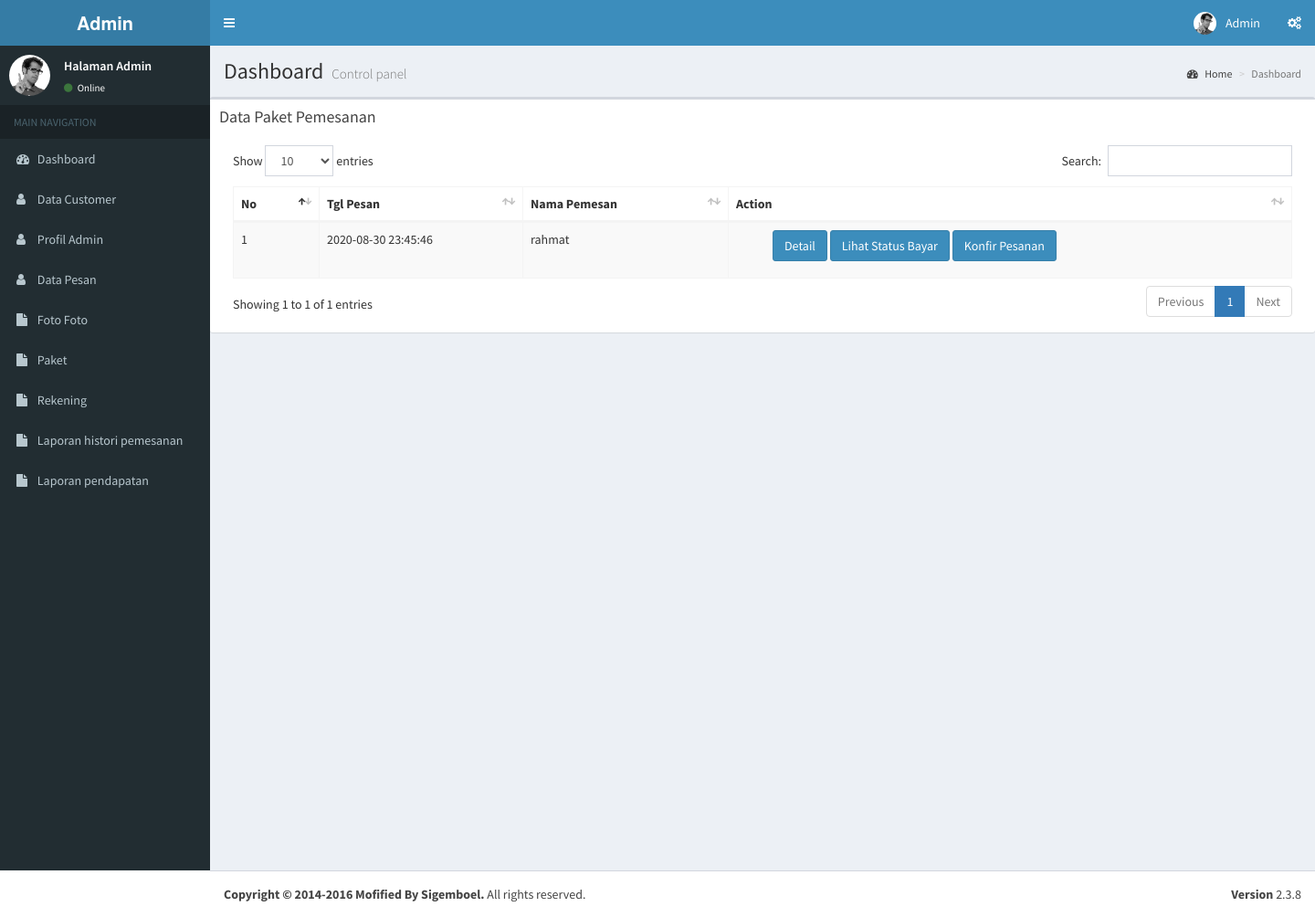
/admin/index.php?page=module/pesanan/list_pesdp (signed in), run on the app's committed database.
### tables this page shows
CREATE TABLE `tb_detail_pesan_reg` (
  `id_pesan` int(10) NOT NULL,
  `id_paket` int(10) NOT NULL,
  `user_id` int(10) NOT NULL,
  `tgl_pesan` datetime NOT NULL,
  `tgl_main` date NOT NULL,
  `jam_main` varchar(20) NOT NULL,
  `total` int(10) NOT NULL,
  `status` tinyint(4) NOT NULL
);

CREATE TABLE `tb_pesan` (
  `id_pesan` int(10) NOT NULL,
  `user_id` int(10) NOT NULL,
  `nama_penerima` varchar(50) NOT NULL,
  `no_hp` varchar(20) NOT NULL,
  `alamat` varchar(300) NOT NULL,
  `status` tinyint(4) NOT NULL
);

### admin/module/pesanan/list_pesdp.php (the view, shortened to what this page needs)
<div class="box">
           <div class="box-header">
             <h3 class="box-title">Data Paket Pemesanan</h3>
           </div>
           <div class="box-body">
             <table class="table table-bordered table-striped" id="datatables">
               <thead>
               <tr>
                 <th>No</th>
                 <th>Tgl Pesan</th>
                 <th>Nama Pemesan</th>
                 <th>Action</th>
               </tr>
               </thead>
               <tbody>
			<?php
			$no=1;
			$query = mysqli_query($koneksi, "select tb_detail_pesan_reg .*, tb_pesan.id_pesan,tb_pesan.nama_penerima,
					tb_pesan.no_hp,tb_pesan.alamat,tb_pesan.status from tb_detail_pesan_reg join tb_pesan on
					tb_detail_pesan_reg.id_pesan=tb_pesan.id_pesan where tb_pesan.status='1'");
			while($data = mysqli_fetch_array($query)){
			?>
				<tr>
					<td><?php echo $no++; ?></td>
					<td><?php echo $data['tgl_pesan']; ?></td>
					<td><?php echo $data['nama_penerima']; ?></td>
					<td>
					<ul style="list-style:none;">
						<li>
							<a href="?page=module/pesanan/detail_dp&id=<?php echo $data['id_pesan']; ?>" class="btn btn-primary">Detail</a>
							<a href="?page=module/pesanan/status_bdp&id=<?php echo $data['id_pesan']; ?>" class="btn btn-primary">Lihat Status Bayar</a>
							<a href="?page=module/pesanan/konfir_pdp&id=<?php echo $data['id_pesan']; ?>" class="btn btn-primary">Konfir Pesanan</a>
						</li>
					</ul>
					</td>
				</tr>
			<?php
				}
			?>
			</tbody>
             </table>
           </div>
         </div>

### data on the page
tb_detail_pesan_reg: tgl_pesan "2020-08-30 23:45:46", tb_pesan.nama_penerima "rahmat"
